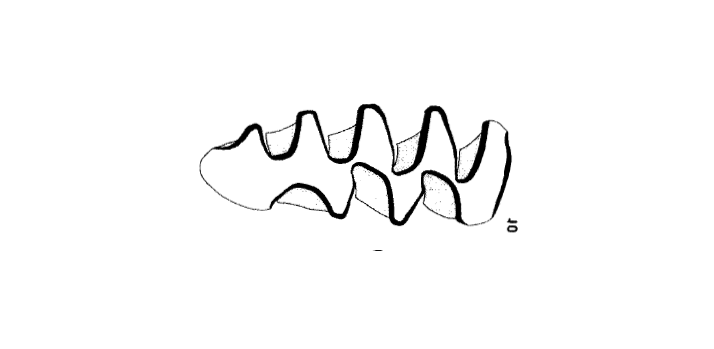
%> input picture m1processing/10.tiff, 714 x 349 px
$ octave --eval "result = areas(imread('10.tiff'));"   (GNU Octave 9; MATLAB toolbox functions it lacks are replaced by stand-ins)
%> lines starting %> are read from the running program, lines starting %| are printed output that depends on the picture; in (x1, y1, x2, y2) boxes, pixels count from 0 and x2, y2 are one past the last pixel; in counts of white or black regions, pixels touching at a corner belong together; the program's own positions count from 1
function BW7=areas(imagen)
% topological study of the regions in the binary image.
%
global cuatro
%%%%%%%%%%%%%%% find regions %%%%%%%%%%%%%%%%%%%%%%%%%%%%
BW6=bwlabel(imagen,4);
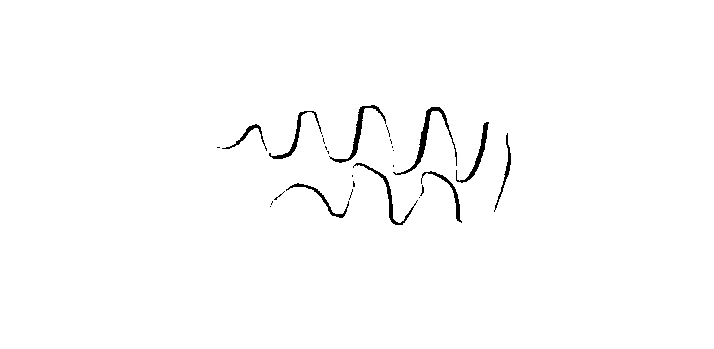
%> BW6: size 349x714 double; values 0 (black) and 1 (white), 98.9% white; 27 black regions (18 under 20 px), largest, box (x1, y1, x2, y2) and area: (393, 107, 457, 175) 514, (329, 105, 386, 163) 394, (353, 163, 418, 225) 334
objetos=max(max(BW6));
%> objetos = 1
map=[0,0,0;jet(objetos)]; %
%> map = [0 0 0; 0 1 1]
figure(cuatro)
clf
imshow(BW6+1,map)
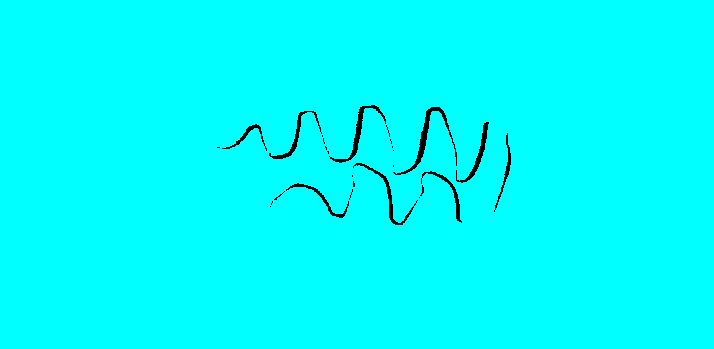
%> displayed picture: size 349x714x3, on the screen's scale of 0 to 255; mean R, G, B 0, 252.1, 252.1
hold on
%%%%% find areas and centroids of the regions
area=regionprops(BW6,'Area');
%> area = 1 region; Area: 246381
centros=regionprops(BW6,'Centroid');
%> centros = 1 region; Centroid: [357.1 175.2]
% select the eight largest area regions
for i=1:objetos
    celulas(i)=area(i).Area;
end
%> this loop made 1 pass
[~,indice]=sort(celulas,'descend');
%> indice = 1
%%%%%%%%%%%%%%%%%%%%%%%%%%%%%%%%
for j=1:objetos
    puntos(j,:)=centros(indice(j)).Centroid;
end
%> after the loop, puntos = [357.1 175.2]
for k=1:objetos
    text(puntos(k,1),puntos(k,2),int2str(k))
end
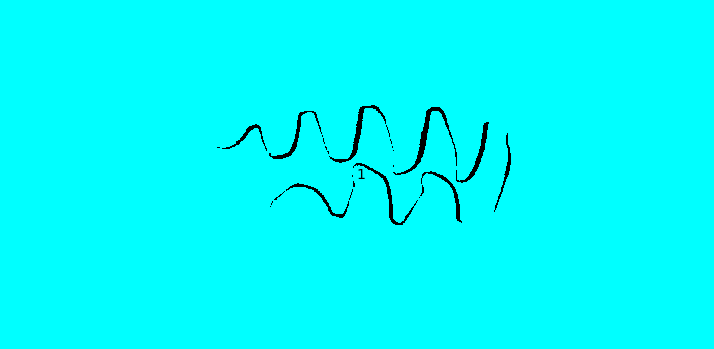
%> figure redrawn from the program's plot data
%%%%%%%%%%%%%%%%%%%%%%%%%%%%%%%%%%%%%%%%%%
%> (the run ends here)
